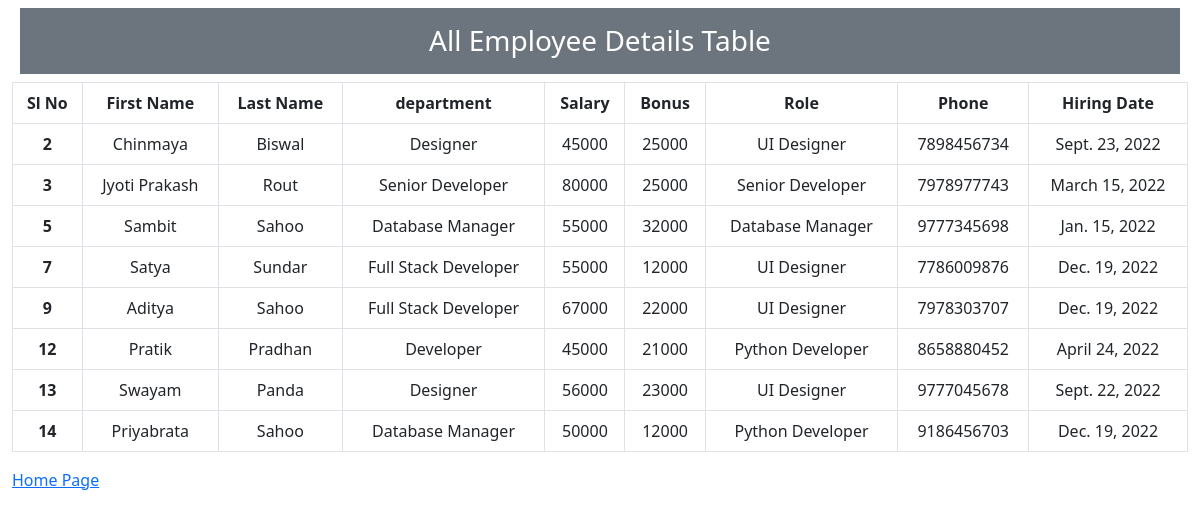
The page /view_emp on the database its author committed.
### emsapp/models.py (models this page shows)
class Employee(models.Model):
    first_name = models.CharField(max_length=100  , null=False)
    last_name = models.CharField(max_length=100)
    dept = models.ForeignKey(Department , on_delete=models.CASCADE)
    salary = models.BigIntegerField(default=0)
    bonus = models.BigIntegerField(default=0)
    role = models.ForeignKey(Role , on_delete=models.CASCADE)
    phone = models.IntegerField(default=0)
    hire_date = models.DateField()
    def __str__(self):
        return "%s %s" %(self.first_name , self.last_name)

class Department(models.Model):
    name = models.CharField(max_length=100 , null=False)
    location = models.CharField(max_length=100)
    def __str__(self):
        return self.name

class Role(models.Model):
    name = models.CharField(max_length=100 , null=False)
    def __str__(self):
        return self.name

### emsapp/views.py (the view)
# urls.py: path('view_emp' , views.view_emp , name = "view_emp"),
def view_emp(request):
    emps = Employee.objects.all()
    context = { "emps" : emps}
    print(context)
    return render(request ,'view_emp.html' , context)

### template/view_emp.html (shortened to what this page needs)
<!DOCTYPE html>
<html lang="en">
<head>
    <link href="https://cdn.jsdelivr.net/npm/bootstrap@5.2.3/dist/css/bootstrap.min.css" rel="stylesheet">
</head>
<body>
    <div class="container-fluid">
        <h3 class=" text-bg-secondary m-2 p-3 text-center">All Employee Details Table</h3>
        <div class="row">
            <div class="col-12">
                <table class=" table text-center table-bordered table-hover">
                    <thead>
                        <tr>
                            <th>Sl No</th>
                            <th>First Name</th>
                            <th>Last Name</th>
                            <th>department</th>
                            <th>Salary</th>
                            <th>Bonus</th>
                            <th>Role</th>
                            <th>Phone</th>
                            <th>Hiring Date</th>
                        </tr>
                    </thead>
                    {% for i in emps %}
                    <tbody>
                        <tr>
                            <th scope="row">{{i.id}} </th>
                            <td>{{ i.first_name }}</td>
                            <td>{{ i.last_name }}</td>
                            <td>{{ i.dept }}</td>
                            <td>{{ i.salary }}</td>
                            <td>{{ i.bonus }}</td>
                            <td>{{ i.role }}</td>
                            <td>{{ i.phone }}</td>
                            <td>{{ i.hire_date }}</td>
                        </tr>
                    </tbody>
                    {% endfor %}
                </table>
            </div>
        </div>
        <a href="{% url 'index' %}">Home Page</a>
    </div>
</body>
</html>

### rows shown on the page
Employee: id "2", first_name "Chinmaya", last_name "Biswal", dept "Designer", salary "45000", bonus "25000", role "UI Designer", phone "7898456734", hire_date "Sept. 23, 2022"
Employee: id "3", first_name "Jyoti Prakash", last_name "Rout", dept "Senior Developer", salary "80000", bonus "25000", role "Senior Developer", phone "7978977743", hire_date "March 15, 2022"
Employee: id "5", first_name "Sambit", last_name "Sahoo", dept "Database Manager", salary "55000", bonus "32000", role "Database Manager", phone "9777345698", hire_date "Jan. 15, 2022"
Employee: id "7", first_name "Satya", last_name "Sundar", dept "Full Stack Developer", salary "55000", bonus "12000", role "UI Designer", phone "7786009876", hire_date "Dec. 19, 2022"
Employee: id "9", first_name "Aditya", last_name "Sahoo", dept "Full Stack Developer", salary "67000", bonus "22000", role "UI Designer", phone "7978303707", hire_date "Dec. 19, 2022"
Employee: id "12", first_name "Pratik", last_name "Pradhan", dept "Developer", salary "45000", bonus "21000", role "Python Developer", phone "8658880452", hire_date "April 24, 2022"
Employee: id "13", first_name "Swayam", last_name "Panda", dept "Designer", salary "56000", bonus "23000", role "UI Designer", phone "9777045678", hire_date "Sept. 22, 2022"
Employee: id "14", first_name "Priyabrata", last_name "Sahoo", dept "Database Manager", salary "50000", bonus "12000", role "Python Developer", phone "9186456703", hire_date "Dec. 19, 2022"
